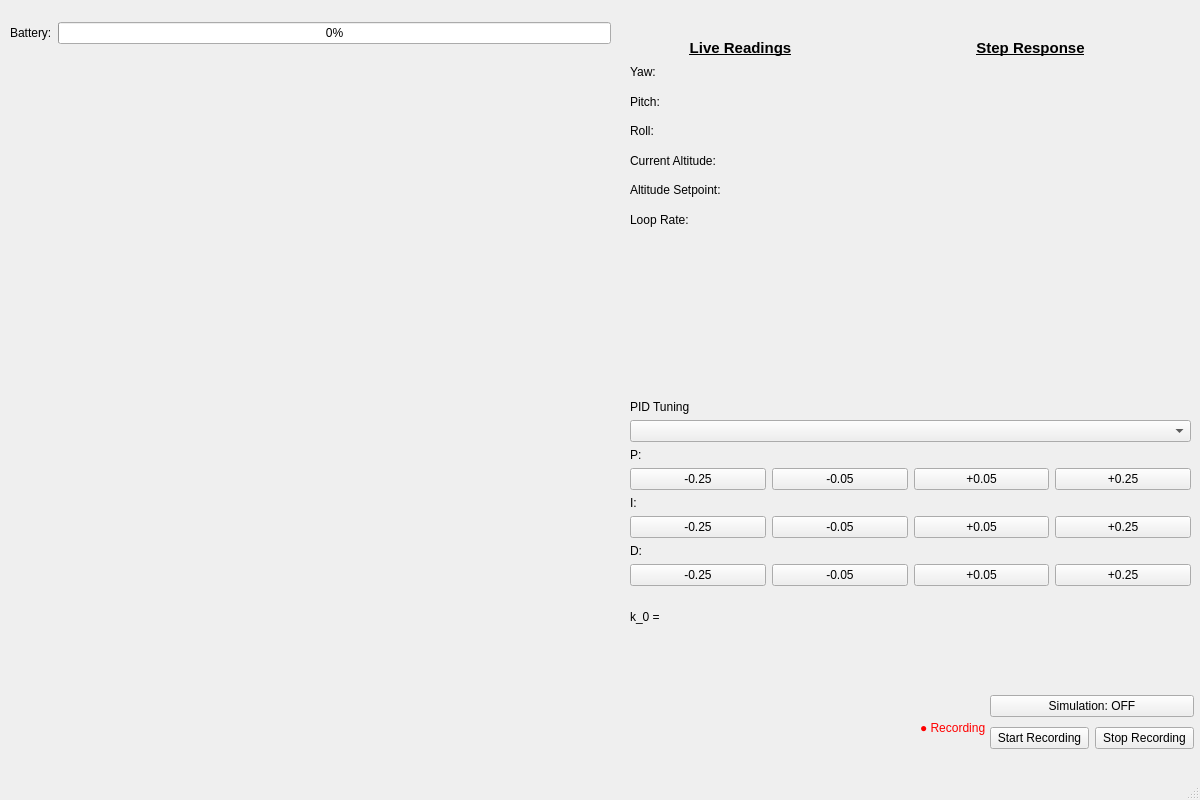
<?xml version="1.0" encoding="UTF-8"?>
<ui version="4.0">
 <class>MainWindow</class>
 <widget class="QMainWindow" name="MainWindow">
  <property name="geometry">
   <rect>
    <x>0</x>
    <y>0</y>
    <width>1200</width>
    <height>800</height>
   </rect>
  </property>
  <property name="windowTitle">
   <string>MainWindow</string>
  </property>
  <widget class="QWidget" name="centralwidget">
   <widget class="QLabel" name="recording_label">
    <property name="geometry">
     <rect>
      <x>920</x>
      <y>720</y>
      <width>67</width>
      <height>16</height>
     </rect>
    </property>
    <property name="styleSheet">
     <string notr="true">color: rgb(255, 0, 0);
font: 700 9pt &quot;Segoe UI&quot;;</string>
    </property>
    <property name="text">
     <string>● Recording</string>
    </property>
   </widget>
   <widget class="QWidget" name="gl_container" native="true">
    <property name="geometry">
     <rect>
      <x>10</x>
      <y>50</y>
      <width>601</width>
      <height>691</height>
     </rect>
    </property>
    <property name="sizePolicy">
     <sizepolicy hsizetype="Expanding" vsizetype="Expanding">
      <horstretch>0</horstretch>
      <verstretch>0</verstretch>
     </sizepolicy>
    </property>
   </widget>
   <widget class="QLabel" name="Readings_title">
    <property name="geometry">
     <rect>
      <x>640</x>
      <y>40</y>
      <width>201</width>
      <height>16</height>
     </rect>
    </property>
    <property name="font">
     <font>
      <pointsize>11</pointsize>
      <bold>true</bold>
      <underline>true</underline>
     </font>
    </property>
    <property name="text">
     <string>Live Readings</string>
    </property>
    <property name="alignment">
     <set>Qt::AlignmentFlag::AlignCenter</set>
    </property>
   </widget>
   <widget class="QWidget" name="layoutWidget">
    <property name="geometry">
     <rect>
      <x>10</x>
      <y>20</y>
      <width>601</width>
      <height>26</height>
     </rect>
    </property>
    <layout class="QHBoxLayout" name="horizontalLayout">
     <item>
      <widget class="QLabel" name="battery_label">
       <property name="text">
        <string>Battery:</string>
       </property>
      </widget>
     </item>
     <item>
      <widget class="QProgressBar" name="battery_bar">
       <property name="autoFillBackground">
        <bool>false</bool>
       </property>
       <property name="value">
        <number>0</number>
       </property>
      </widget>
     </item>
    </layout>
   </widget>
   <widget class="QWidget" name="layoutWidget">
    <property name="geometry">
     <rect>
      <x>990</x>
      <y>691</y>
      <width>204</width>
      <height>62</height>
     </rect>
    </property>
    <layout class="QVBoxLayout" name="verticalLayout">
     <item>
      <widget class="QPushButton" name="sim_btn">
       <property name="text">
        <string>Simulation: OFF</string>
       </property>
      </widget>
     </item>
     <item>
      <layout class="QHBoxLayout" name="horizontalLayout_2">
       <item>
        <widget class="QPushButton" name="start_recording_btn">
         <property name="text">
          <string>Start Recording</string>
         </property>
        </widget>
       </item>
       <item>
        <widget class="QPushButton" name="stop_recording_btn">
         <property name="text">
          <string>Stop Recording</string>
         </property>
        </widget>
       </item>
      </layout>
     </item>
    </layout>
   </widget>
   <widget class="QWidget" name="layoutWidget">
    <property name="geometry">
     <rect>
      <x>630</x>
      <y>60</y>
      <width>211</width>
      <height>171</height>
     </rect>
    </property>
    <layout class="QVBoxLayout" name="verticalLayout_3">
     <item>
      <widget class="QLabel" name="yaw_reading">
       <property name="text">
        <string>Yaw: </string>
       </property>
      </widget>
     </item>
     <item>
      <widget class="QLabel" name="pitch_reading">
       <property name="text">
        <string>Pitch:</string>
       </property>
      </widget>
     </item>
     <item>
      <widget class="QLabel" name="roll_reading">
       <property name="text">
        <string>Roll:</string>
       </property>
      </widget>
     </item>
     <item>
      <widget class="QLabel" name="altitude_reading">
       <property name="text">
        <string>Current Altitude:</string>
       </property>
      </widget>
     </item>
     <item>
      <widget class="QLabel" name="altitude_sp_reading">
       <property name="text">
        <string>Altitude Setpoint:</string>
       </property>
      </widget>
     </item>
     <item>
      <widget class="QLabel" name="loop_rate_reading">
       <property name="text">
        <string>Loop Rate:</string>
       </property>
      </widget>
     </item>
    </layout>
   </widget>
   <widget class="QLabel" name="Response_title">
    <property name="geometry">
     <rect>
      <x>930</x>
      <y>40</y>
      <width>201</width>
      <height>16</height>
     </rect>
    </property>
    <property name="font">
     <font>
      <pointsize>11</pointsize>
      <bold>true</bold>
      <underline>true</underline>
     </font>
    </property>
    <property name="text">
     <string>Step Response</string>
    </property>
    <property name="alignment">
     <set>Qt::AlignmentFlag::AlignCenter</set>
    </property>
   </widget>
   <widget class="QWidget" name="widget" native="true">
    <property name="geometry">
     <rect>
      <x>860</x>
      <y>60</y>
      <width>331</width>
      <height>281</height>
     </rect>
    </property>
   </widget>
   <widget class="QWidget" name="">
    <property name="geometry">
     <rect>
      <x>630</x>
      <y>400</y>
      <width>561</width>
      <height>242</height>
     </rect>
    </property>
    <layout class="QVBoxLayout" name="verticalLayout_4">
     <item>
      <layout class="QVBoxLayout" name="verticalLayout_2">
       <item>
        <widget class="QLabel" name="title">
         <property name="text">
          <string>PID Tuning</string>
         </property>
        </widget>
       </item>
       <item>
        <widget class="QComboBox" name="controller_select"/>
       </item>
       <item>
        <widget class="QLabel" name="P_label">
         <property name="text">
          <string>P:</string>
         </property>
        </widget>
       </item>
       <item>
        <layout class="QHBoxLayout" name="horizontalLayout_3">
         <item>
          <widget class="QPushButton" name="p_sub_large">
           <property name="text">
            <string>-0.25</string>
           </property>
          </widget>
         </item>
         <item>
          <widget class="QPushButton" name="p_sub_small">
           <property name="text">
            <string>-0.05</string>
           </property>
          </widget>
         </item>
         <item>
          <widget class="QPushButton" name="p_add_small">
           <property name="text">
            <string>+0.05</string>
           </property>
          </widget>
         </item>
         <item>
          <widget class="QPushButton" name="p_add_large">
           <property name="text">
            <string>+0.25</string>
           </property>
          </widget>
         </item>
        </layout>
       </item>
       <item>
        <widget class="QLabel" name="I_label">
         <property name="text">
          <string>I:</string>
         </property>
        </widget>
       </item>
       <item>
        <layout class="QHBoxLayout" name="horizontalLayout_4">
         <item>
          <widget class="QPushButton" name="i_sub_large">
           <property name="text">
            <string>-0.25</string>
           </property>
          </widget>
         </item>
         <item>
          <widget class="QPushButton" name="i_sub_small">
           <property name="text">
            <string>-0.05</string>
           </property>
          </widget>
         </item>
         <item>
          <widget class="QPushButton" name="i_add_small">
           <property name="text">
            <string>+0.05</string>
           </property>
          </widget>
         </item>
         <item>
          <widget class="QPushButton" name="i_add_large">
           <property name="text">
            <string>+0.25</string>
           </property>
          </widget>
         </item>
        </layout>
       </item>
       <item>
        <widget class="QLabel" name="D_label">
         <property name="text">
          <string>D:</string>
         </property>
        </widget>
       </item>
       <item>
        <layout class="QHBoxLayout" name="horizontalLayout_5">
         <item>
          <widget class="QPushButton" name="d_sub_large">
           <property name="text">
            <string>-0.25</string>
           </property>
          </widget>
         </item>
         <item>
          <widget class="QPushButton" name="d_sub_small">
           <property name="text">
            <string>-0.05</string>
           </property>
          </widget>
         </item>
         <item>
          <widget class="QPushButton" name="d_add_small">
           <property name="text">
            <string>+0.05</string>
           </property>
          </widget>
         </item>
         <item>
          <widget class="QPushButton" name="d_add_large">
           <property name="text">
            <string>+0.25</string>
           </property>
          </widget>
         </item>
        </layout>
       </item>
      </layout>
     </item>
     <item>
      <widget class="QLabel" name="PP_k_label">
       <property name="text">
        <string>k_0 = </string>
       </property>
      </widget>
     </item>
    </layout>
   </widget>
  </widget>
  <widget class="QMenuBar" name="menubar">
   <property name="geometry">
    <rect>
     <x>0</x>
     <y>0</y>
     <width>1200</width>
     <height>33</height>
    </rect>
   </property>
  </widget>
  <widget class="QStatusBar" name="statusbar"/>
 </widget>
 <resources/>
 <connections/>
</ui>
